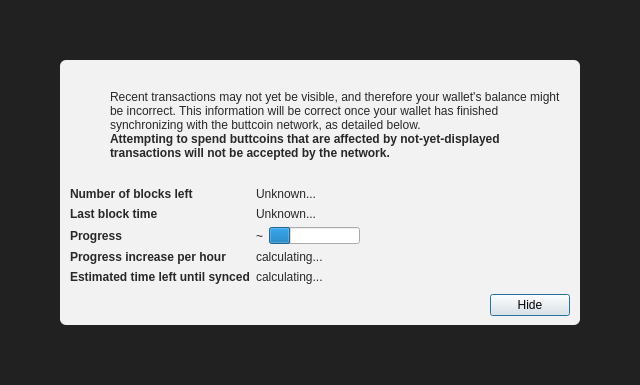
<?xml version="1.0" encoding="UTF-8"?>
<ui version="4.0">
 <class>ModalOverlay</class>
 <widget class="ModalOverlay" name="ModalOverlay">
  <property name="geometry">
   <rect>
    <x>0</x>
    <y>0</y>
    <width>640</width>
    <height>385</height>
   </rect>
  </property>
  <property name="windowTitle">
   <string>Form</string>
  </property>
  <layout class="QVBoxLayout" name="verticalLayout" stretch="0">
   <property name="sizeConstraint">
    <enum>QLayout::SetDefaultConstraint</enum>
   </property>
   <property name="leftMargin">
    <number>0</number>
   </property>
   <property name="topMargin">
    <number>0</number>
   </property>
   <property name="rightMargin">
    <number>0</number>
   </property>
   <property name="bottomMargin">
    <number>0</number>
   </property>
   <item>
    <widget class="QWidget" name="bgWidget" native="true">
     <property name="styleSheet">
      <string notr="true">#bgWidget { background: rgba(0,0,0,220); }</string>
     </property>
     <layout class="QVBoxLayout" name="verticalLayoutMain" stretch="1">
      <property name="leftMargin">
       <number>60</number>
      </property>
      <property name="topMargin">
       <number>60</number>
      </property>
      <property name="rightMargin">
       <number>60</number>
      </property>
      <property name="bottomMargin">
       <number>60</number>
      </property>
      <item>
       <widget class="QWidget" name="contentWidget" native="true">
        <property name="styleSheet">
         <string notr="true">#contentWidget { background: rgba(255,255,255,240); border-radius: 6px; }

QLabel { color: rgb(40,40,40);  }</string>
        </property>
        <layout class="QVBoxLayout" name="verticalLayoutSub" stretch="1,0,0,0">
         <property name="spacing">
          <number>0</number>
         </property>
         <property name="leftMargin">
          <number>10</number>
         </property>
         <property name="topMargin">
          <number>10</number>
         </property>
         <property name="rightMargin">
          <number>10</number>
         </property>
         <property name="bottomMargin">
          <number>10</number>
         </property>
         <item>
          <layout class="QHBoxLayout" name="horizontalLayoutIconText" stretch="0,1">
           <property name="topMargin">
            <number>20</number>
           </property>
           <item>
            <layout class="QVBoxLayout" name="verticalLayoutIcon">
             <property name="leftMargin">
              <number>0</number>
             </property>
             <item>
              <widget class="QPushButton" name="warningIcon">
               <property name="enabled">
                <bool>false</bool>
               </property>
               <property name="text">
                <string/>
               </property>
               <property name="icon">
                <iconset>
                 <normaloff>:/icons/warning</normaloff>
                 <disabledoff>:/icons/warning</disabledoff>:/icons/warning</iconset>
               </property>
               <property name="iconSize">
                <size>
                 <width>48</width>
                 <height>48</height>
                </size>
               </property>
               <property name="flat">
                <bool>true</bool>
               </property>
              </widget>
             </item>
             <item>
              <spacer name="verticalSpacerWarningIcon">
               <property name="orientation">
                <enum>Qt::Vertical</enum>
               </property>
               <property name="sizeHint" stdset="0">
                <size>
                 <width>20</width>
                 <height>40</height>
                </size>
               </property>
              </spacer>
             </item>
            </layout>
           </item>
           <item>
            <layout class="QVBoxLayout" name="verticalLayoutInfoText">
             <property name="leftMargin">
              <number>0</number>
             </property>
             <property name="topMargin">
              <number>0</number>
             </property>
             <item>
              <widget class="QLabel" name="infoText">
               <property name="text">
                <string>Recent transactions may not yet be visible, and therefore your wallet's balance might be incorrect. This information will be correct once your wallet has finished synchronizing with the buttcoin network, as detailed below.</string>
               </property>
               <property name="textFormat">
                <enum>Qt::RichText</enum>
               </property>
               <property name="wordWrap">
                <bool>true</bool>
               </property>
              </widget>
             </item>
             <item>
              <widget class="QLabel" name="infoTextStrong">
               <property name="font">
                <font>
                 <weight>75</weight>
                 <bold>true</bold>
                </font>
               </property>
               <property name="text">
                <string>Attempting to spend buttcoins that are affected by not-yet-displayed transactions will not be accepted by the network.</string>
               </property>
               <property name="textFormat">
                <enum>Qt::RichText</enum>
               </property>
               <property name="wordWrap">
                <bool>true</bool>
               </property>
              </widget>
             </item>
             <item>
              <spacer name="verticalSpacerInTextSpace">
               <property name="orientation">
                <enum>Qt::Vertical</enum>
               </property>
               <property name="sizeHint" stdset="0">
                <size>
                 <width>20</width>
                 <height>40</height>
                </size>
               </property>
              </spacer>
             </item>
            </layout>
           </item>
          </layout>
         </item>
         <item>
          <spacer name="verticalSpacerAfterText">
           <property name="orientation">
            <enum>Qt::Vertical</enum>
           </property>
           <property name="sizeHint" stdset="0">
            <size>
             <width>20</width>
             <height>40</height>
            </size>
           </property>
          </spacer>
         </item>
         <item>
          <layout class="QFormLayout" name="formLayout">
           <property name="fieldGrowthPolicy">
            <enum>QFormLayout::FieldsStayAtSizeHint</enum>
           </property>
           <property name="horizontalSpacing">
            <number>6</number>
           </property>
           <property name="verticalSpacing">
            <number>6</number>
           </property>
           <property name="topMargin">
            <number>10</number>
           </property>
           <item row="0" column="0">
            <widget class="QLabel" name="labelNumberOfBlocksLeft">
             <property name="font">
              <font>
               <weight>75</weight>
               <bold>true</bold>
              </font>
             </property>
             <property name="text">
              <string>Number of blocks left</string>
             </property>
            </widget>
           </item>
           <item row="0" column="1">
            <widget class="QLabel" name="numberOfBlocksLeft">
             <property name="text">
              <string>Unknown...</string>
             </property>
            </widget>
           </item>
           <item row="1" column="0">
            <widget class="QLabel" name="labelLastBlockTime">
             <property name="font">
              <font>
               <weight>75</weight>
               <bold>true</bold>
              </font>
             </property>
             <property name="text">
              <string>Last block time</string>
             </property>
            </widget>
           </item>
           <item row="1" column="1">
            <widget class="QLabel" name="newestBlockDate">
             <property name="sizePolicy">
              <sizepolicy hsizetype="Maximum" vsizetype="Preferred">
               <horstretch>0</horstretch>
               <verstretch>0</verstretch>
              </sizepolicy>
             </property>
             <property name="text">
              <string>Unknown...</string>
             </property>
            </widget>
           </item>
           <item row="2" column="0">
            <widget class="QLabel" name="labelSyncDone">
             <property name="font">
              <font>
               <weight>75</weight>
               <bold>true</bold>
              </font>
             </property>
             <property name="text">
              <string>Progress</string>
             </property>
            </widget>
           </item>
           <item row="2" column="1">
            <layout class="QHBoxLayout" name="horizontalLayoutSync" stretch="0,1">
             <item>
              <widget class="QLabel" name="percentageProgress">
               <property name="text">
                <string notr="true">~</string>
               </property>
              </widget>
             </item>
             <item>
              <widget class="QProgressBar" name="progressBar">
               <property name="value">
                <number>24</number>
               </property>
               <property name="format">
                <string/>
               </property>
              </widget>
             </item>
            </layout>
           </item>
           <item row="4" column="0">
            <widget class="QLabel" name="labelProgressIncrease">
             <property name="font">
              <font>
               <weight>75</weight>
               <bold>true</bold>
              </font>
             </property>
             <property name="text">
              <string>Progress increase per hour</string>
             </property>
            </widget>
           </item>
           <item row="4" column="1">
            <widget class="QLabel" name="progressIncreasePerH">
             <property name="text">
              <string>calculating...</string>
             </property>
            </widget>
           </item>
           <item row="5" column="0">
            <widget class="QLabel" name="labelEstimatedTimeLeft">
             <property name="font">
              <font>
               <weight>75</weight>
               <bold>true</bold>
              </font>
             </property>
             <property name="text">
              <string>Estimated time left until synced</string>
             </property>
            </widget>
           </item>
           <item row="5" column="1">
            <widget class="QLabel" name="expectedTimeLeft">
             <property name="text">
              <string>calculating...</string>
             </property>
            </widget>
           </item>
          </layout>
         </item>
         <item>
          <layout class="QHBoxLayout" name="horizontalLayoutButtons">
           <property name="leftMargin">
            <number>10</number>
           </property>
           <property name="topMargin">
            <number>10</number>
           </property>
           <item>
            <spacer name="horizontalSpacer">
             <property name="orientation">
              <enum>Qt::Horizontal</enum>
             </property>
             <property name="sizeHint" stdset="0">
              <size>
               <width>40</width>
               <height>20</height>
              </size>
             </property>
            </spacer>
           </item>
           <item>
            <widget class="QPushButton" name="closeButton">
             <property name="text">
              <string>Hide</string>
             </property>
             <property name="focusPolicy">
              <enum>Qt::StrongFocus</enum>
             </property>
             <property name="default">
              <bool>true</bool>
             </property>
            </widget>
           </item>
          </layout>
         </item>
        </layout>
       </widget>
      </item>
     </layout>
    </widget>
   </item>
  </layout>
 </widget>
 <customwidgets>
  <customwidget>
   <class>ModalOverlay</class>
   <extends>QWidget</extends>
   <header>qt/modaloverlay.h</header>
   <container>1</container>
  </customwidget>
 </customwidgets>
 <resources/>
 <connections/>
</ui>
